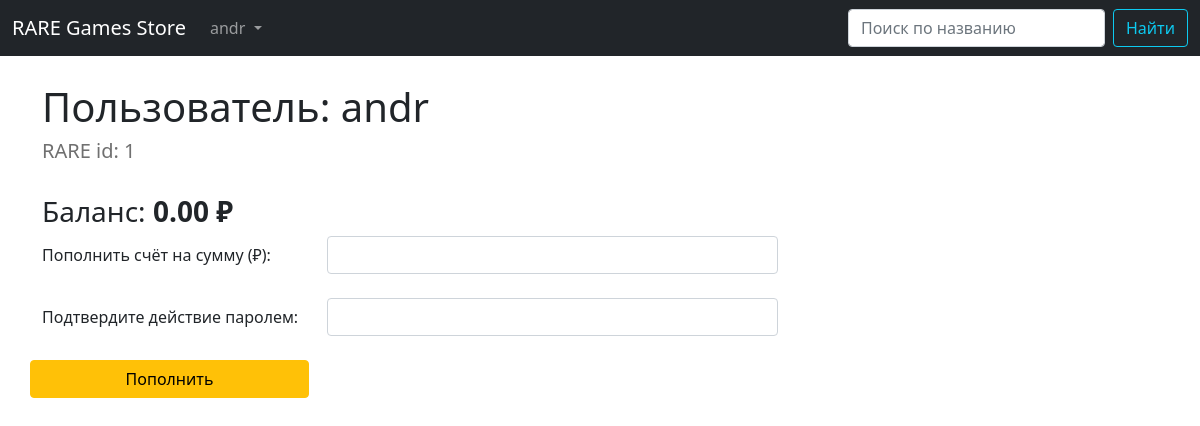
/add_balance/ (signed in), run on an earlier commit of the app's database.
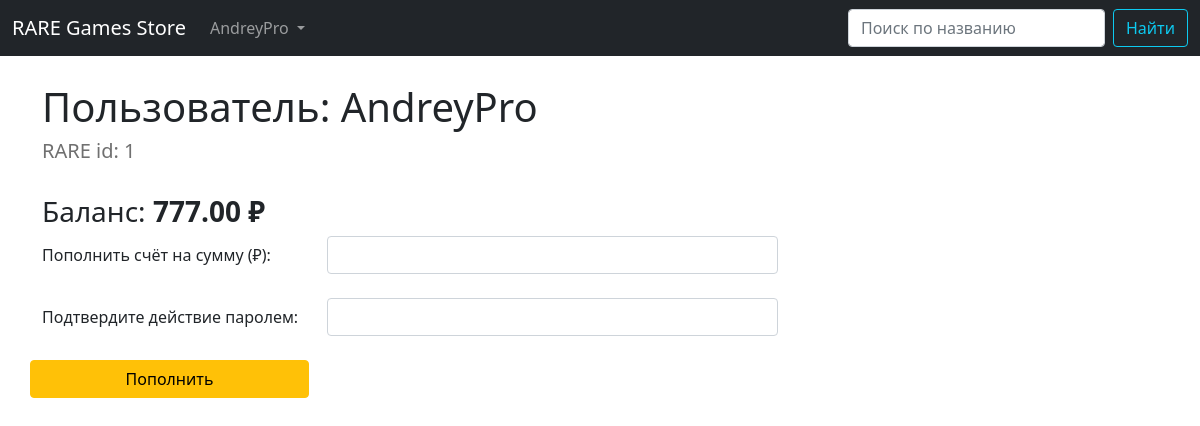
And on a later commit of the database.
### data/users.py (models this page shows, shortened)
class User(SqlAlchemyBase, UserMixin, SerializerMixin, Model):
    __tablename__ = 'users'
    id = sqlalchemy.Column(sqlalchemy.Integer, primary_key=True, autoincrement=True)
    name = sqlalchemy.Column(sqlalchemy.String(25), nullable=True)
    about = sqlalchemy.Column(sqlalchemy.String(256), nullable=True)
    email = sqlalchemy.Column(sqlalchemy.String(64), index=True, unique=True, nullable=True)
    hashed_password = sqlalchemy.Column(sqlalchemy.String, nullable=True)
    created_date = sqlalchemy.Column(sqlalchemy.DateTime, default=datetime.datetime.now)
    balance = sqlalchemy.Column(sqlalchemy.Float, default=0.0)
    is_admin = sqlalchemy.Column(sqlalchemy.Boolean, default=False)
    user_favorites = sqlalchemy.Column(sqlalchemy.String(), default='')   # ++orm.relationship
    user_basket = sqlalchemy.Column(sqlalchemy.String(), default='')      # ++orm.relationship
    user_library = sqlalchemy.Column(sqlalchemy.String(), default='')     # ++orm.relationship
    games = orm.relation("Games", back_populates='user')
    comments = orm.relationship("Comments", back_populates='user')

### main.py (the view, shortened to what this page needs)
@app.route("/add_balance/", methods=['GET', 'POST'])
def add_balance():
    if current_user.is_authenticated:
        db_sess = db_session.create_session()
        user = db_sess.query(User).get(current_user.id)
        form = AddBalanceForm()
        return render_template("add_balance.html", title='Пополнить баланс', user=user, form=form)
    return redirect(url_for("register"))

### forms/user.py
class AddBalanceForm(FlaskForm):
    password = PasswordField('Подтвердите действие паролем:', validators=[DataRequired()])
    add_balance = FloatField('Пополнить счёт на сумму (₽):', validators=[DataRequired(), number_range(min=0, max=10000,
                             message='Вы ввели отрицательную или слишком большую (более 10 000) сумму')])
    submit = SubmitField('Пополнить')

### data/db_session.py (called while the page is built)
def create_session() -> Session:
    global __factory
    return __factory()

### data/model.py (called while the page is built)
    @staticmethod
    def value_to_str(value, is_total=False):
        if isinstance(value, int) or isinstance(value, float):
            if round(value, 2) or is_total:
                return f"{value:0.2f} ₽"
            return "Бесплатно"

### main.py (called while the page is built)
@login_manager.user_loader
def load_user(user_id):
    db_sess = db_session.create_session()
    return db_sess.query(User).get(user_id)

### templates/add_balance.html (shortened to what this page needs)
{% extends "base.html" %}
{% block content %}
<h1>Пользователь: {{ user.name }}</h1>
<h5 class="grey">RARE id: {{ user.id }}</h5><br>
<h3>Баланс: <b>{{ user.value_to_str(user.balance, is_total=True) }}</b></h3>
<form action="" method="post">
  <div class="form-group row">
    {{ form.add_balance.label(class="col-xxs-10 col-xs-6 col-md-5 col-lg-3 col-form-label") }}
	  <div class="col-xs-3 col-md-4 col-lg-5">{{ form.add_balance(class="form-control") }}</div><br>
  </div><br>
	<div class="form-group row">
    {{ form.password.label(class="col-xxs-10 col-xs-6 col-md-5 col-lg-3 col-form-label") }}
		<div class="col-xs-3 col-md-4 col-lg-5">{{ form.password(class="form-control", type="password") }}</div><br>
  </div><br>
  <div class="form-group row col-xxs-5 col-xs-4 col-sm-3 col-lg-3">{{ form.submit(type="submit", class="btn btn-warning") }}</div>
</form>
{% endblock %}

### templates/base.html (shortened to what this page needs)
<!doctype html>
<html lang="ru">
<head>
  <link rel="stylesheet" href="{{ url_for('static', filename='css/style.css') }}">
	<link href="https://cdn.jsdelivr.net/npm/bootstrap@5.0.2/dist/css/bootstrap.min.css" rel="stylesheet"
>
</head>
<header style="margin-bottom: 20pt">
	<nav class="navbar navbar-expand-lg navbar-dark bg-dark">
		<div class="container-fluid">
		<a class="navbar-brand mb-0 h1" href="/#">RARE Games Store</a>
		  <div class="collapse navbar-collapse" id="navbarNavDarkDropdown">
		    <ul class="nav navbar-nav me-auto mb-2 mb-lg-0">
			    {% if current_user.is_authenticated %}
		      <li class="nav-item dropdown active">
		        <a class="nav-link dropdown-toggle" href="#" data-target="#" id="navbarDarkDropdownMenuLink"
		            role="button" data-toggle="dropdown" aria-haspopup="true" aria-expanded="false">
		          {{ current_user.name }}
		        </a>
		      </li>
		    {% endif %}
				</ul>
			  <form class="d-flex" method="POST" action="/search">
	        <input class="form-control me-2" type="search" placeholder="Поиск по названию" aria-label="Search" name="search_text">
				  <button class="btn btn-outline-info" type="submit">Найти</button>
	      </form>
		  </div>
	  </div>
	</nav>
</header>
<body>
<main role="main" class="container">
    {% block content %}{% endblock %}
</main>
</body>
</html>

What changed in the data, as far as the page shows it:
changed User id 1: name "andr" → "AndreyPro"; value_to_str "0.00 ₽" → "777.00 ₽"
